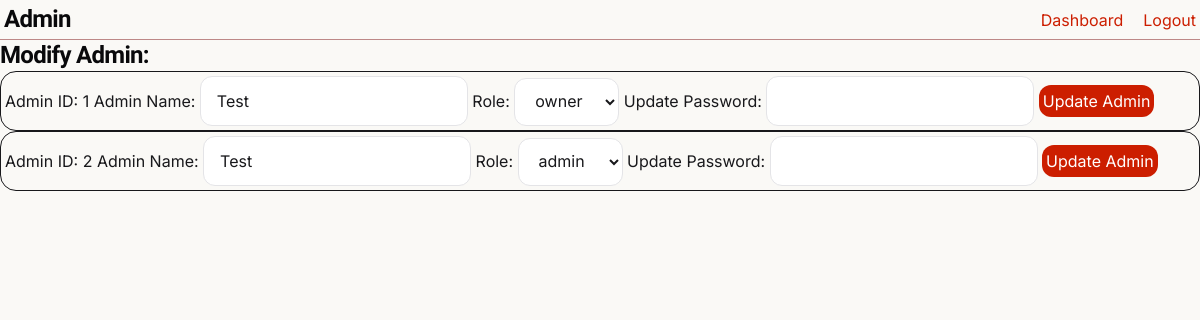
Page /modify_admins (signed in) on the committed database.
### tables this page shows
CREATE TABLE admins (
    admin_id INTEGER PRIMARY KEY AUTOINCREMENT,
    role TEXT NOT NULL,
    name TEXT NOT NULL,
    username TEXT NOT NULL UNIQUE,
    password TEXT NOT NULL,
    admin_created_at TEXT NOT NULL
);

### app.py (the view)
@app.route("/modify_admins", methods=["GET", "POST"])
@admin_required
def modify_admins():
    message = ""
    title = "Modify Admin"
    if session["admin_role"] != "owner":
        message = "Restricted Access"
    admins = existing_admins()
    if request.method == "POST":
        admin_id = request.form.get("admin_id")
        name = request.form.get("name").title().strip()
        role = request.form.get("role").lower()
        password = request.form.get("password", "").strip()
        success, message = update_admin(admin_id, name, role, password)
    return render_template(
        "pages/admin/modify_admin.html", title=title, admins=admins, message=message
    )

### app.py (called while the page is built)
@app.after_request
def after_request(response):
    response.headers["Cache-Control"] = "no-cache, no-store, must-revalidate"
    response.headers["Expires"] = 0
    response.headers["Pragma"] = "no-cache"
    return response

### helpers.py (called while the page is built)
def connect_db():
    connection = sqlite3.connect("instance/shop.db", timeout=10)
    connection.execute("PRAGMA foreign_keys = ON")
    connection.row_factory = sqlite3.Row
    return connection

def existing_admins():
    connection = connect_db()
    cursor = connection.cursor()
    try:
        cursor.execute("""SELECT * FROM admins;""")
        admins = cursor.fetchall()
        return admins
    except Exception as e:
        print(e)
        return False
    finally:
        connection.close()

def admin_required(f):
    @wraps(f)
    def decorated_function(*args, **kwargs):
        if not session.get("admin_id"):
            return redirect(url_for("admin"))
        return f(*args, **kwargs)
    return decorated_function

### templates/pages/admin/modify_admin.html (shortened to what this page needs)
{% extends 'layout.html' %} {% block content %}
<section>
  {% if session['admin_role'] == 'owner' %}
  <div>
    <h3>Modify Admin:</h3>
    {% for admin in admins %}
    <div class="flex gap-10 rounded-2xl border p-1">
      <form action="/modify_admins" method="post">
        <label for="admin_id">Admin ID: {{ admin['admin_id'] }} </label>
        <label for="name">Admin Name:</label>
        <input name="name" type="text" value="{{ admin['name'] }}" />
        <label for="role">Role:</label>
        <select name="role">
          <option value="{{ admin['role'] }}" selected>
            {{ admin['role']}}
          </option>
        </select>
        <label for="password">Update Password:</label>
        <input name="password" type="password" />
        <button class="pbutton p-1" type="submit">Update Admin</button>
      </form>
    </div>
    {% endfor %}
  </div>
  {% endif %}
</section>
{% endblock %}

### rows in the picture
admins: admin_id "1", name "Test", role "owner"
admins: admin_id "2", name "Test", role "admin"
